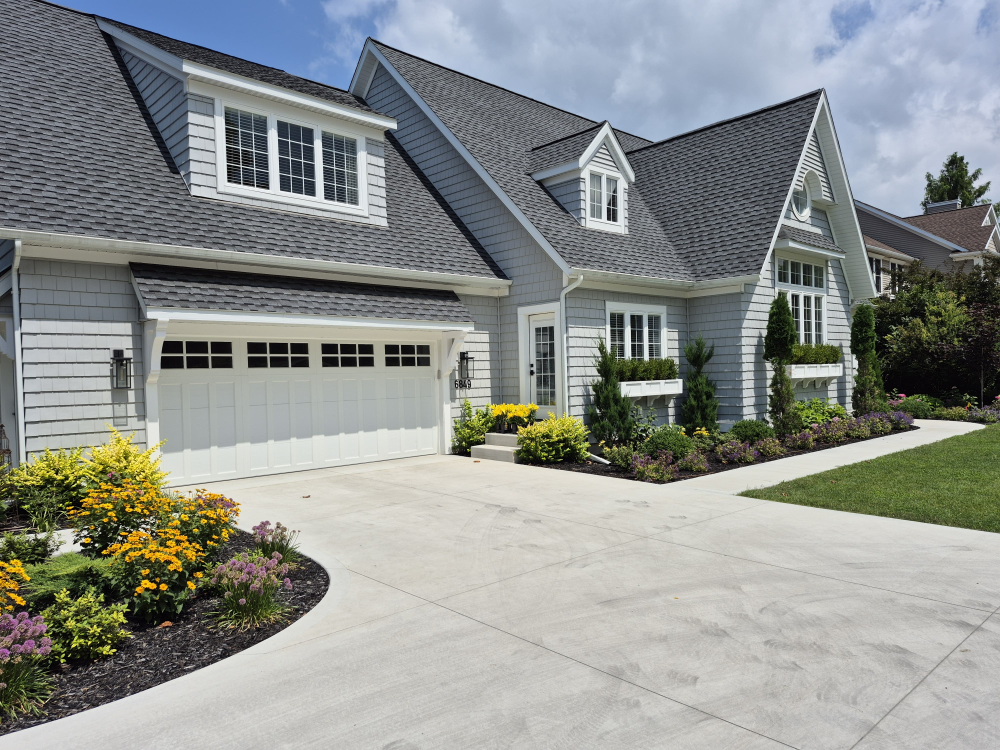
#> input picture NORM HOUSE AND POOL/IMG-20260802-WA0023.jpg, 4000 x 3000 px (shown at 1/4 size); its folder holds only this picture in this run
$ python normalize_property_images.py
#> lines starting #> are read from the running program, lines starting #| are printed output that depends on the picture
#!/usr/bin/env python3
import os
import shutil
import math
from PIL import Image, ImageStat, ImageEnhance, ImageFilter, ImageOps

BASE_DIR = os.path.dirname(os.path.dirname(os.path.abspath(__file__)))
BACKUP_DIR = os.path.join(BASE_DIR, '.originals_backup')

IMAGE_DIRS = [
    os.path.join(BASE_DIR, 'NORM HOUSE AND POOL'),
    os.path.join(BASE_DIR, 'NORM KING SUIT'),
    os.path.join(BASE_DIR, 'NORM QUEEN SUIT'),
    BASE_DIR
]

EXCLUDE_FILES = {
    'butterfly-left.png',
    'butterfly-right.png',
    'butterfly-real.png',
    'butterfly.svg',
    'butterfly-left.svg',
    'butterfly-right.svg',
    'real_butterfly_master.png',
    'Colias_eurytheme-transparent.png',
    'Danaus_plexippus-transparent.png',
    'single.png',
    'specimens.png'
}

def get_property_images():
    images = []
    for d in IMAGE_DIRS:
        if not os.path.exists(d):
            continue
        for f in os.listdir(d):
            if f.startswith('.') or f in EXCLUDE_FILES:
                continue
            if f.lower().endswith(('.jpg', '.jpeg', '.png')):
                path = os.path.join(d, f)
                if os.path.isfile(path):
                    # Check if it's in base dir and avoid subdirectories
                    if d == BASE_DIR:
                        if not f.lower().startswith(('norm', 'img', 'screenshot', 'queen', 'pic', 'whatsapp')):
                            continue
                    images.append(path)
    return sorted(list(set(images)))

def backup_images():
    print("Backing up original images...")
    os.makedirs(BACKUP_DIR, exist_ok=True)
    images = get_property_images()
    for img_path in images:
        rel_path = os.path.relpath(img_path, BASE_DIR)
        dest_path = os.path.join(BACKUP_DIR, rel_path)
        os.makedirs(os.path.dirname(dest_path), exist_ok=True)
        if not os.path.exists(dest_path):
            shutil.copy2(img_path, dest_path)
            print(f"Backed up: {rel_path}")
    print(f"Backup complete. Total {len(images)} images secured.")

def analyze_image(img):
    img_rgb = img.convert('RGB')
    stat = ImageStat.Stat(img_rgb)
    r, g, b = stat.mean
    std_r, std_g, std_b = stat.stddev
    lum = math.sqrt(0.299 * (r**2) + 0.587 * (g**2) + 0.114 * (b**2))

    hsv = img.convert('HSV')
    hstat = ImageStat.Stat(hsv)
    h, s, v = hstat.mean

    rb_ratio = r / (b + 1e-5)
    contrast = (std_r + std_g + std_b) / 3.0
    return {
        'r': r, 'g': g, 'b': b,
        'lum': lum, 'sat': s, 'val': v,
        'rb_ratio': rb_ratio,
        'contrast': contrast
    }

def build_lut(gamma=1.0, black_point=0, white_point=255, s_curve_factor=0.0):
    lut = []
    bp = black_point
    wp = max(bp + 1, white_point)
    for i in range(256):
        # Stretch black and white points
        norm = (i - bp) / (wp - bp)
        norm = max(0.0, min(1.0, norm))
        # Apply gamma
        val = norm ** gamma
        # Apply S-curve contrast if requested
        if s_curve_factor > 0:
            # smooth sigmoid blend
            sig = 0.5 * (1 + math.sin(math.pi * (val - 0.5)))
            val = (1 - s_curve_factor) * val + s_curve_factor * sig
        lut.append(int(round(val * 255)))
    return lut

def process_single_image(img_path, is_outdoor=False):
    with Image.open(img_path) as orig:
        img = orig.convert('RGB')
        w, h = img.size
        stats = analyze_image(img)

        # 1. Determine exposure/luminance target and curve
        # Indoor target lum ~ 145-160; Outdoor target lum ~ 130-145
        target_lum = 138 if is_outdoor else 155
        current_lum = stats['lum']

        # Calculate dynamic gamma adjustment
        if current_lum < 90:
            gamma = 0.65  # heavy shadow lift for very dark shots
        elif current_lum < 115:
            gamma = 0.78  # moderate shadow lift
        elif current_lum < 135:
            gamma = 0.88  # light shadow lift
        elif current_lum > 185:
            gamma = 1.15  # highlight recovery for blown out shots
        elif current_lum > 170:
            gamma = 1.08  # mild highlight taming
        else:
            gamma = 0.95  # subtle polish

        # 2. Dynamic Black/White Point stretch (Auto-levels)
        hist = img.histogram()
        total_pixels = w * h

        # Calculate luminance histogram
        lum_hist = [0] * 256
        for i in range(256):
            # approximate from RGB histogram
            lum_hist[i] = int(0.299 * hist[i] + 0.587 * hist[256 + i] + 0.114 * hist[512 + i])

        cum = 0
        bp = 0
        wp = 255
        # Low cutoff at 0.4%
        low_target = total_pixels * 0.004
        for i in range(256):
            cum += lum_hist[i]
            if cum >= low_target:
                bp = max(0, min(i, 30))  # don't crush real shadows
                break

        # High cutoff at 99.6%
        cum = 0
        for i in range(255, -1, -1):
            cum += lum_hist[i]
            if cum >= low_target:
                wp = min(255, max(i, 225))
                break

        # 3. Tone curve & Contrast S-curve
        s_curve = 0.25 if stats['contrast'] < 45 else 0.12
        lut = build_lut(gamma=gamma, black_point=bp, white_point=wp, s_curve_factor=s_curve)

        # Apply LUT to image
        # Separate channels for fine color temperature balance
        r_img, g_img, b_img = img.split()

        # Fine Color Temperature grading (Hospitality warm luxury look)
        # King Suite has R/B ~ 1.15; Outdoor has R/B ~ 0.8; Desaturated Queen has R/B ~ 1.05
        # We want warm, clean whites: R slightly higher than B, G neutral
        r_lut = [min(255, int(lut[i] * 1.03)) for i in range(256)]
        g_lut = [lut[i] for i in range(256)]

        if is_outdoor:
            # For outdoor: tame excess blue/cyan cast, balance greens
            b_lut = [min(255, int(lut[i] * 0.96)) for i in range(256)]
            g_lut = [min(255, int(lut[i] * 0.98)) for i in range(256)]
            r_lut = [min(255, int(lut[i] * 1.04)) for i in range(256)]
        else:
            # For indoor: warm hospitality glow (inviting golden-amber undertone)
            b_lut = [min(255, int(lut[i] * 0.94)) for i in range(256)]
            r_lut = [min(255, int(lut[i] * 1.05)) for i in range(256)]

        r_adj = r_img.point(r_lut)
        g_adj = g_img.point(g_lut)
        b_adj = b_img.point(b_lut)
        balanced_img = Image.merge('RGB', (r_adj, g_adj, b_adj))

        # 4. Saturation & Vibrance Harmonization
        current_sat = stats['sat']
        # Target saturation: outdoor ~ 72, indoor ~ 62
        target_sat = 72.0 if is_outdoor else 62.0

        if current_sat < 20:
            # Severely desaturated (e.g. Samsung screenshots with sat 9-18)
            sat_factor = 2.6
        elif current_sat < 35:
            sat_factor = 1.95
        elif current_sat < 50:
            sat_factor = 1.45
        elif current_sat > 130:
            # Severely oversaturated (e.g. WA outdoor pool shots with sat 140+)
            sat_factor = 0.58
        elif current_sat > 105:
            sat_factor = 0.72
        elif current_sat > 85:
            sat_factor = 0.85
        else:
            sat_factor = 1.05  # slight vibrancy polish

        enhancer = ImageEnhance.Color(balanced_img)
        saturated_img = enhancer.enhance(sat_factor)

        # 5. Clarity & Micro-contrast (Gentle Unsharp Mask)
        # Gives architectural photos crisp, professional definition
        sharpened = saturated_img.filter(ImageFilter.UnsharpMask(radius=1.5, percent=45, threshold=3))

        return sharpened

def run_pipeline():
    images = get_property_images()
    print(f"Found {len(images)} property images to process.")

    outdoor_keywords = ['pool', 'yard', 'house and pool', 'house front', 'house.jpg', 'backyard']

    print("\nProcessing images...")
    for img_path in images:
        rel = os.path.relpath(img_path, BASE_DIR)
        is_outdoor = any(k in rel.lower() for k in outdoor_keywords)

        processed = process_single_image(img_path, is_outdoor=is_outdoor)
#> in process_single_image, orig is the input picture: PIL image 4000x3000 RGB; mean R, G, B 141.2, 145, 142
#> in analyze_image, `r, g, b = stat.mean`: r = 141.2; g = 145; b = 142
#> in analyze_image, `std_r, std_g, std_b = stat.stddev`: std_r = 65.18; std_g = 64.21; std_b = 68.99
#> in analyze_image, `lum = math.sqrt(0.299 * (r**2) + 0.587 * (g**2) + 0.114 * (b**2))`: lum = 143.5
#> in analyze_image, `hsv = img.convert('HSV')`: hsv: PIL image 4000x3000 HSV; mean H, S, V 92.7, 41.8, 151.5
#> in analyze_image, `h, s, v = hstat.mean`: h = 92.67; s = 41.8; v = 151.5
#> in analyze_image, `rb_ratio = r / (b + 1e-5)`: rb_ratio = 0.994
#> in analyze_image, `contrast = (std_r + std_g + std_b) / 3.0`: contrast = 66.13
#> in process_single_image, `stats = analyze_image(img)`: stats = {'r': 141.2, 'g': 145, 'b': 142, 'lum': 143.5, 'sat': 41.8, 'val': 151.5, 'rb_ratio': 0.994, 'contrast': 66.13}
#> in process_single_image, `current_lum = stats['lum']`: current_lum = 143.5
#> in process_single_image, `hist = img.histogram()`: hist = 768 values, max 188440 at index 707, min 365 at index 766, mean 46875
#> after the loop in process_single_image, `for i in range(256):`: lum_hist = 256 values, max 153889 at index 196, min 1244 at index 253, mean 46874.5
#> the loop in process_single_image, `for i in range(256):` made 1 pass
#> cum on pass 1: 59932
#> after the loop in process_single_image, `for i in range(256):`: cum = 59932
#> the loop in process_single_image, `for i in range(255, -1, -1):` made 18 passes
#> cum on passes 1 to 12: 8677, 9951, 11195, 12681, 14188, 15800, 17478, 19252, 21160, 23252, 25479, 27895
#> after the loop in process_single_image, `for i in range(255, -1, -1):`: cum = 49531
#> in process_single_image, `s_curve = 0.25 if stats['contrast'] < 45 else 0.12`: s_curve = 0.12
#> the loop in build_lut, `for i in range(256):` made 256 passes
#> val on passes 1 to 12: 0, 0.00487, 0.00942, 0.0139, 0.0183, 0.0226, 0.0269, 0.0312, 0.0355, 0.0398, 0.044, 0.0483
#> after the loop in build_lut, `for i in range(256):`: lut = 256 values from 0 to 255
#> in process_single_image, `r_img, g_img, b_img = img.split()`:
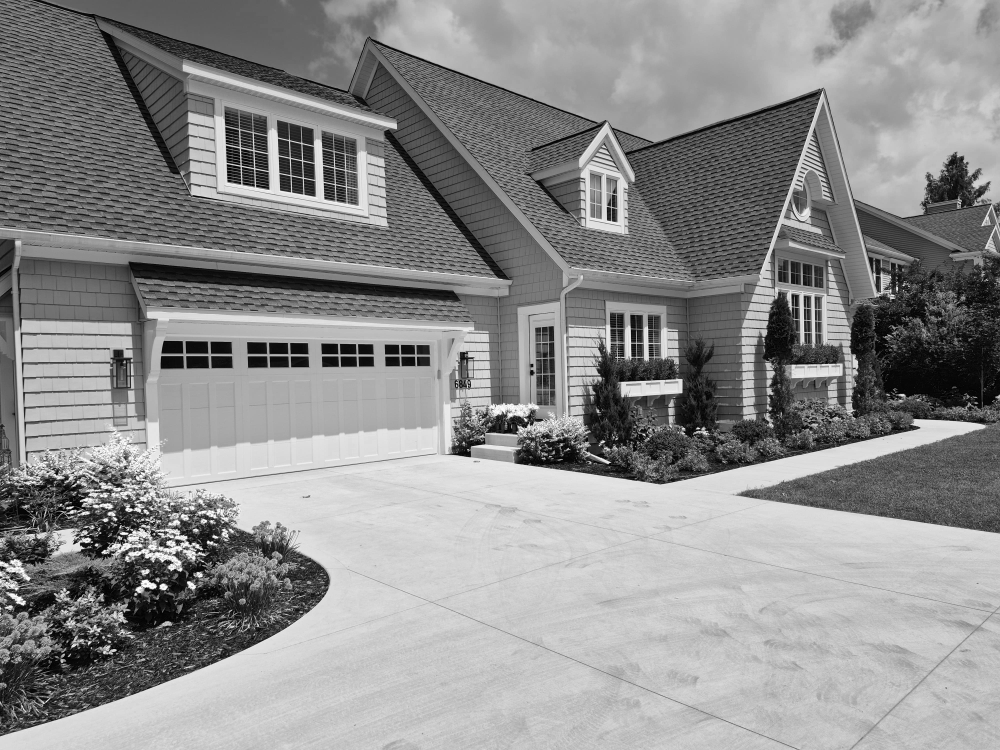
#> r_img: PIL image 4000x3000 L (shown at 1/4 size); min 0, max 255, mean 141.2
#> in process_single_image, `r_img, g_img, b_img = img.split()`:
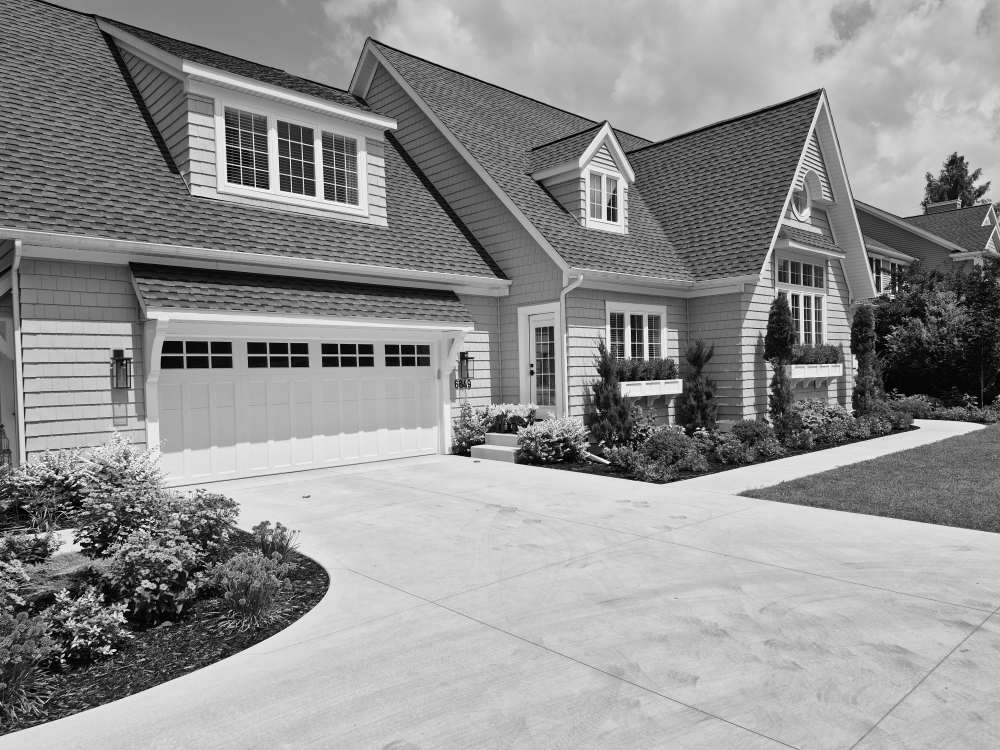
#> g_img: PIL image 4000x3000 L (shown at 1/4 size); min 0, max 255, mean 145
#> in process_single_image, `r_img, g_img, b_img = img.split()`:
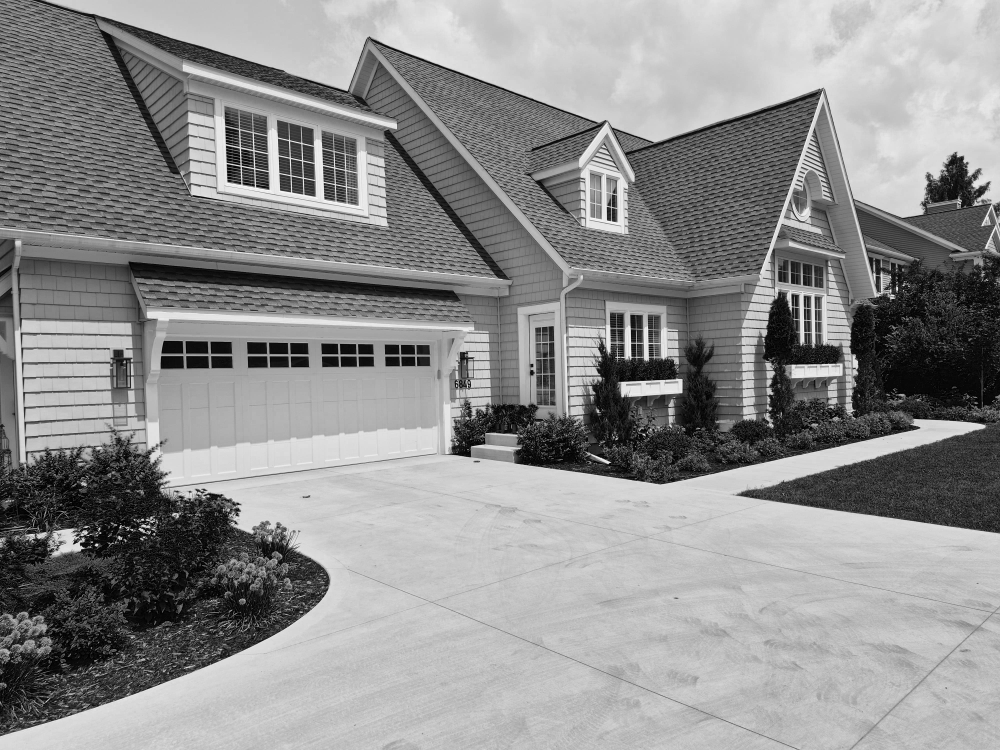
#> b_img: PIL image 4000x3000 L (shown at 1/4 size); min 0, max 255, mean 142
#> in process_single_image, `b_lut = [min(255, int(lut[i] * 0.96)) for i in range(256)]`: b_lut = 256 values from 0 to 244
#> in process_single_image, `g_lut = [min(255, int(lut[i] * 0.98)) for i in range(256)]`: g_lut = 256 values from 0 to 249
#> in process_single_image, `r_adj = r_img.point(r_lut)`:
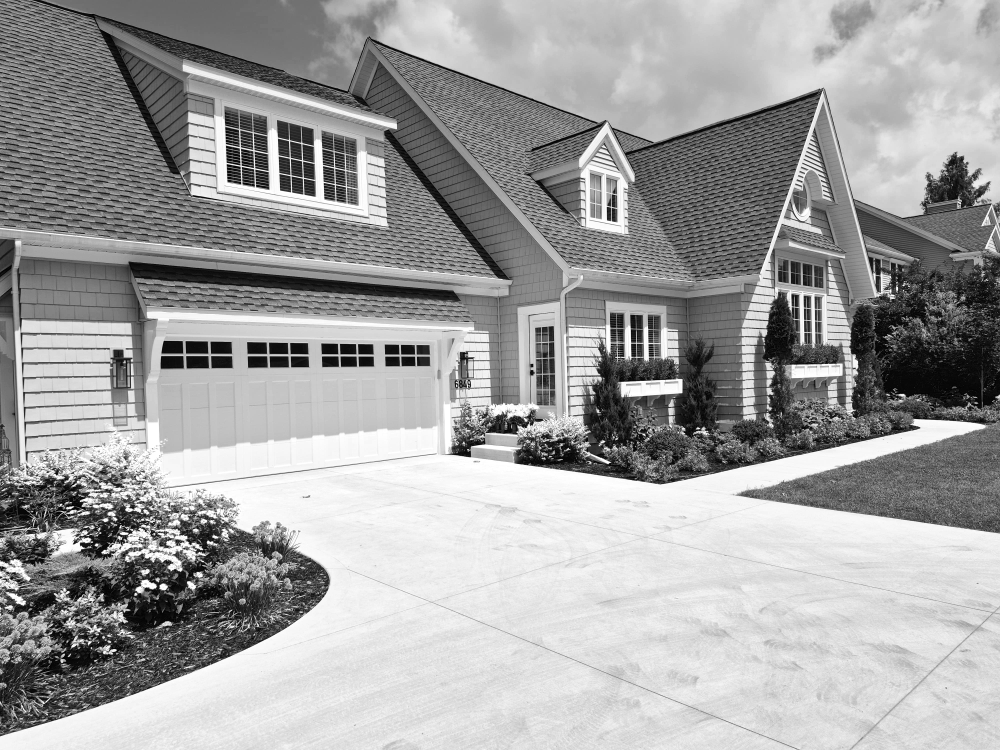
#> r_adj: PIL image 4000x3000 L (shown at 1/4 size); min 0, max 255, mean 160.8
#> in process_single_image, `balanced_img = Image.merge('RGB', (r_adj, g_adj, b_adj))`:
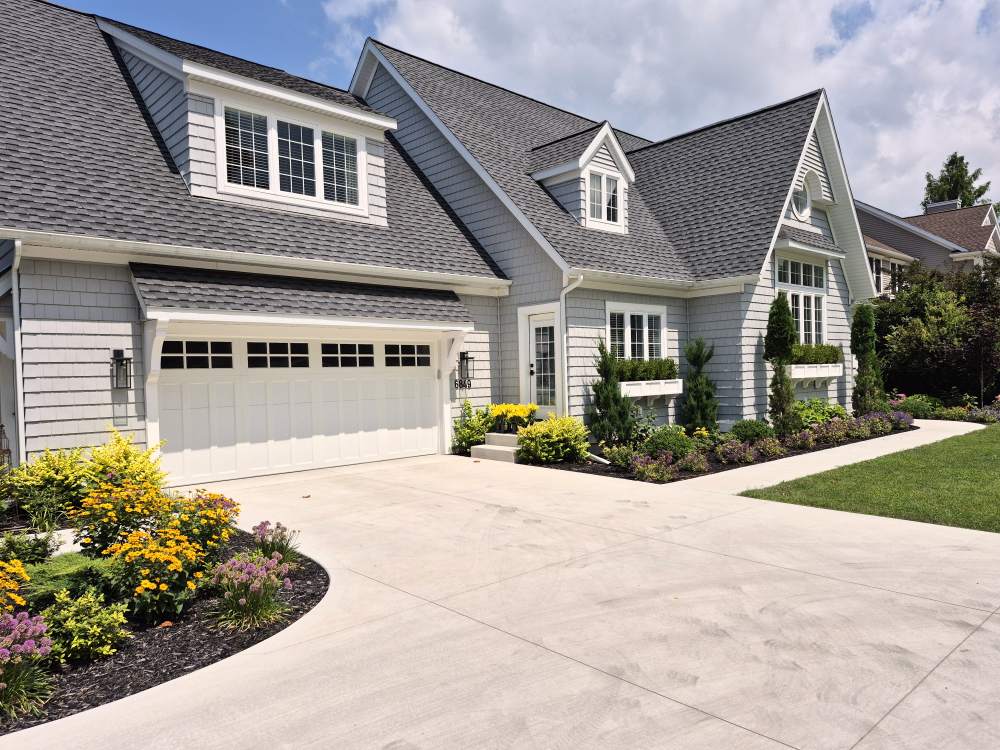
#> balanced_img: PIL image 4000x3000 RGB (shown at 1/4 size); mean R, G, B 160.8, 155.6, 149.3
#> in process_single_image, `current_sat = stats['sat']`: current_sat = 41.8
#> in process_single_image, `saturated_img = enhancer.enhance(sat_factor)`:
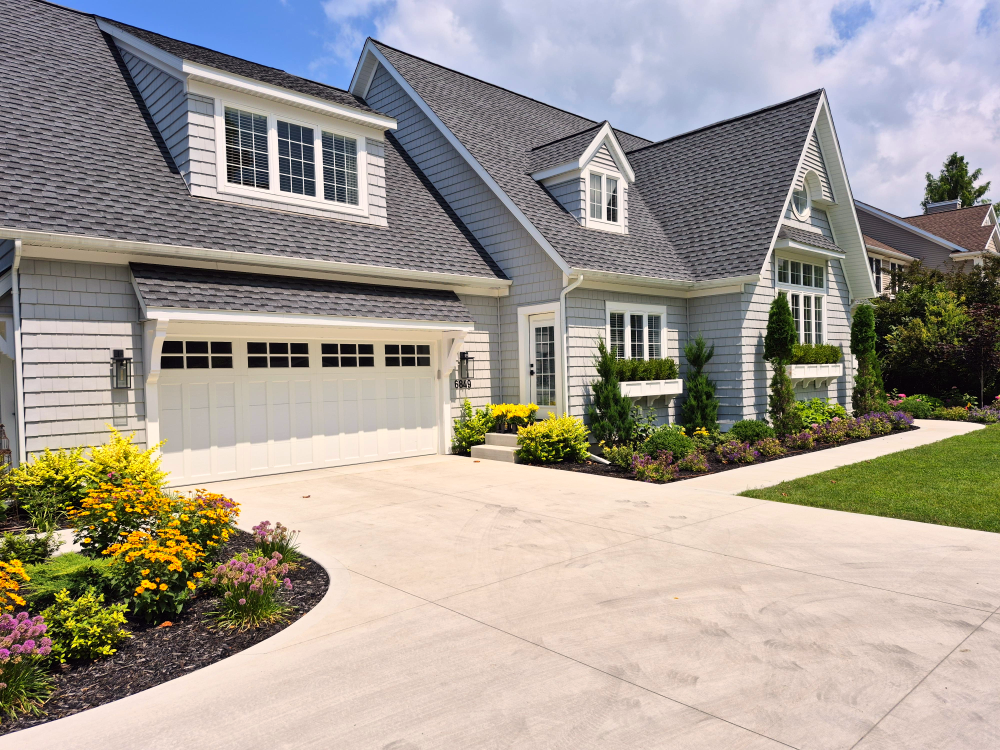
#> saturated_img: PIL image 4000x3000 RGB (shown at 1/4 size); mean R, G, B 162.1, 154.9, 146.1

        # Save high quality
        ext = os.path.splitext(img_path)[1].lower()
        if ext in ('.jpg', '.jpeg'):
            processed.save(img_path, 'JPEG', quality=95, optimize=True, subsampling=0)
        else:
            processed.save(img_path, 'PNG', optimize=True)

        print(f"Processed [{ 'Outdoor' if is_outdoor else 'Indoor' :7}]: {rel}")

if __name__ == '__main__':
    backup_images()
    run_pipeline()
